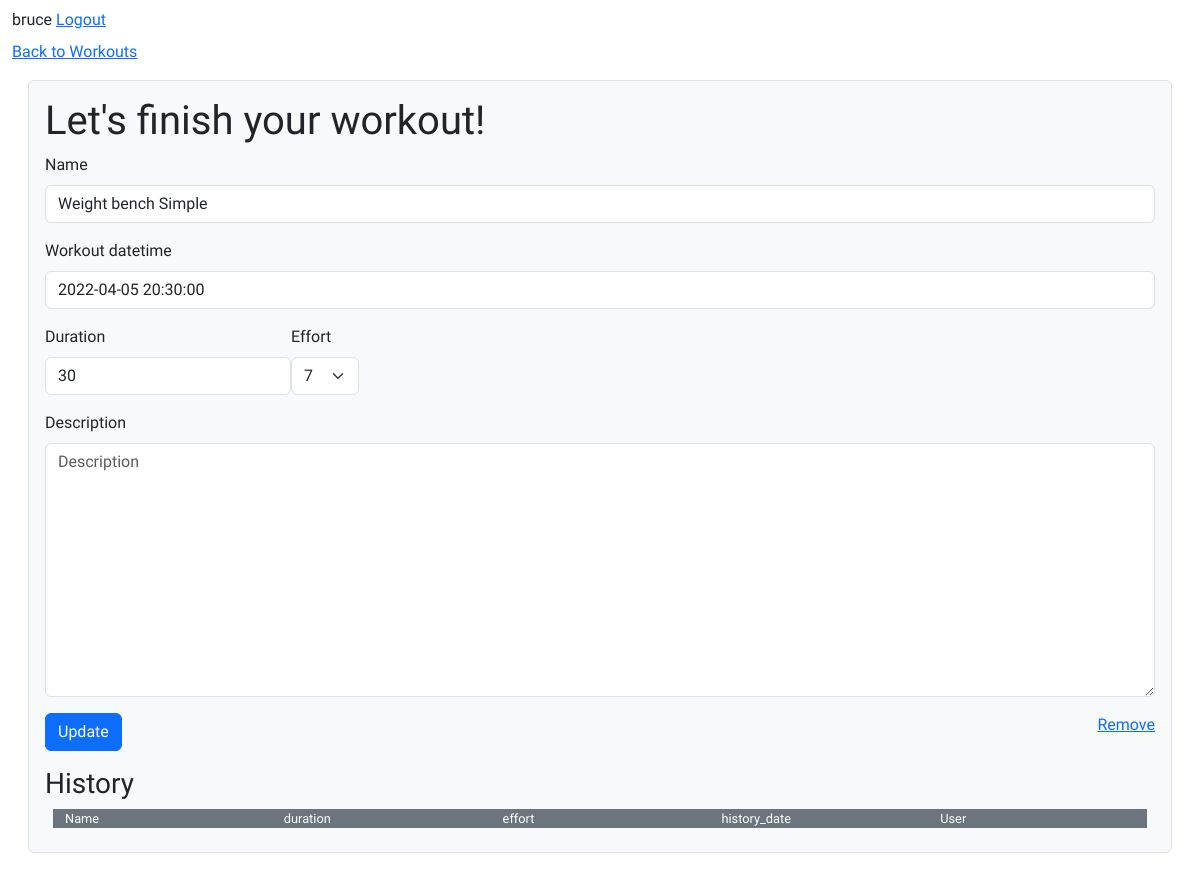
Page /workouts/update/23 (signed in) on the committed database.
### workouts/models.py (models this page shows, shortened)
class Workout(FitnessModel):
    objects = WorkoutManager()
    history = HistoricalRecords()
    profile = models.ForeignKey(
        Profile, on_delete=models.CASCADE, related_name="workouts"
    )
    name = models.CharField(max_length=255)
    workout_datetime = models.DateTimeField()
    duration = models.IntegerField(default=0)
    effort = models.IntegerField(default=5, choices=((x, str(x)) for x in range(1, 11)))
    description = models.TextField(blank=True)

### workouts/views.py (the view, shortened to what this page needs)
# urls.py: path("update/<int:pk>", views.UpdateWorkoutView.as_view(), name="update_workout"),
class UpdateWorkoutView(SecureView):
    def get(self, request, pk):
        workout = request.user.profile.workouts.get(pk=pk)
        form = forms.WorkoutForm(instance=workout)
        return render(request, "workouts/edit.html", {"form": form, "workout": workout})

### workouts/forms.py
class WorkoutForm(forms.ModelForm):
    class Meta:
        model = models.Workout
        fields = ['name', 'workout_datetime', 'duration', 'effort', 'description']
        widgets = {
          'name': forms.TextInput(attrs={ 'autofocus': True }),
          'workout_datetime': forms.DateTimeInput(attrs={'data-controller': 'datepicker', 'data-datepicker-time': 'true' })
        }

### workouts/templates/workouts/edit.html (shortened to what this page needs)
{% extends 'layout.html' %}
{% load bootstrap5 %}
{% block body %}
<div>
  <a href="{% url 'workouts:home' %}">Back to Workouts</a>
</div>
<div class="bg-light m-3 p-3 border rounded">
  <h1>Let's finish your workout!</h1>
  <form novalidate method="post" autocomplete="off">
    {% bootstrap_field form.name %}
    {% bootstrap_field form.workout_datetime %}
    <div class="d-flex flex-wrap">
      {% bootstrap_field form.duration form_group_class="m-2"%}
      {% bootstrap_field form.effort form_group_class="m-2" %}
    </div>
    {% bootstrap_field form.description %}
    <div class="d-flex flex-wrap justify-content-between my-3">
      <div>
        {% bootstrap_button 'Update' %}
      </div>
      <div>
        <a href="{% url 'workouts:delete_workout' form.instance.id %}">Remove</a>
      </div>
    </div>
  </form>
  <div>
    <h3>History</h3>
    <div class="row m-2 bg-secondary text-white" style="font-size: .8em;">
      <div class="col">Name</div>
      <div class="col">duration</div>
      <div class="col">effort</div>
      <div class="col">history_date</div>
      <div class="col">User</div>
    </div>
  </div>
</div>
{% endblock body %}

### templates/_signon.html
<div class="my-2">
{% if user.is_authenticated %}
 {{user.username}} <a href="{% url 'logout' %}">Logout</a>
{% else %}
<a href="{% url 'login' %}">Login</a>
{% endif %}
</div>

### static/base.css (style rules this page uses)
body { font-family: 'Libre Franklin', sans-serif; font-size: 1.0rem; }

### rows in the picture
Workout: name "Weight bench Simple", workout_datetime "2022-04-05 20:30:00", duration "30", effort "7"

### other values in the picture
{{ user.username }} "bruce"
